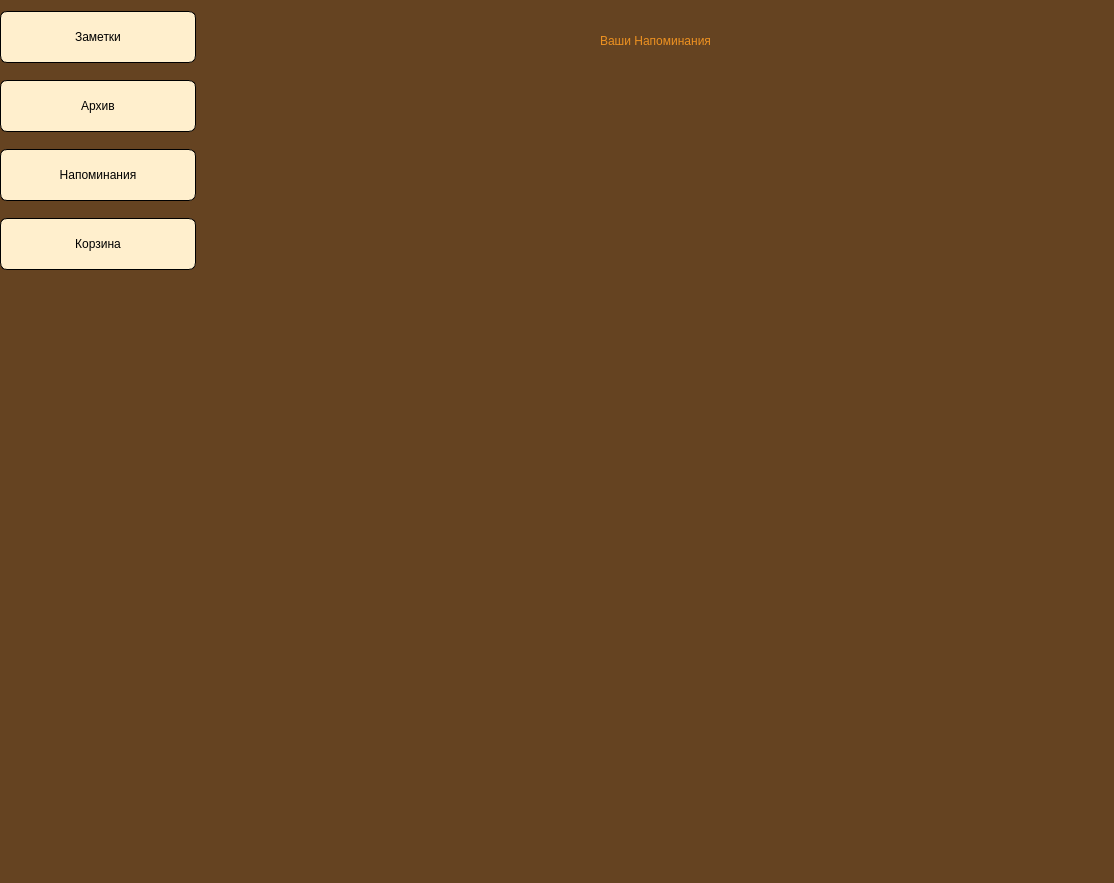
<?xml version="1.0" encoding="UTF-8"?>
<ui version="4.0">
 <class>MainWindow</class>
 <widget class="QMainWindow" name="MainWindow">
  <property name="geometry">
   <rect>
    <x>0</x>
    <y>0</y>
    <width>1114</width>
    <height>883</height>
   </rect>
  </property>
  <property name="windowTitle">
   <string>MainWindow</string>
  </property>
  <property name="styleSheet">
   <string notr="true">background-color: rgb(101, 67, 33);</string>
  </property>
  <widget class="QWidget" name="centralwidget">
   <widget class="QWidget" name="layoutWidget">
    <property name="geometry">
     <rect>
      <x>0</x>
      <y>0</y>
      <width>196</width>
      <height>281</height>
     </rect>
    </property>
    <layout class="QVBoxLayout" name="verticalLayout">
     <item>
      <widget class="QPushButton" name="Main_Page_butt">
       <property name="mouseTracking">
        <bool>false</bool>
       </property>
       <property name="acceptDrops">
        <bool>true</bool>
       </property>
       <property name="layoutDirection">
        <enum>Qt::LayoutDirection::LeftToRight</enum>
       </property>
       <property name="styleSheet">
        <string notr="true">border: 1px solid rgb(0,0,0);background-color: rgb(255, 239, 205);border-radius: 7px;
font: 15pt &quot;Arial&quot;;height: 50px;</string>
       </property>
       <property name="text">
        <string>Заметки</string>
       </property>
       <property name="icon">
        <iconset>
         <normaloff>../../Downloads/notes_24dp_FILL0_wght400_GRAD0_opsz24.svg</normaloff>../../Downloads/notes_24dp_FILL0_wght400_GRAD0_opsz24.svg</iconset>
       </property>
       <property name="iconSize">
        <size>
         <width>24</width>
         <height>24</height>
        </size>
       </property>
      </widget>
     </item>
     <item>
      <widget class="QPushButton" name="Archive_butt">
       <property name="styleSheet">
        <string notr="true">border: 1px solid rgb(0,0,0);background-color: rgb(255, 239, 205);border-radius: 7px;
font: 15pt &quot;Arial&quot;;height: 50px</string>
       </property>
       <property name="text">
        <string>Архив</string>
       </property>
       <property name="icon">
        <iconset>
         <normaloff>icons/archive_FILL0_wght400_GRAD0_opsz24.svg</normaloff>icons/archive_FILL0_wght400_GRAD0_opsz24.svg</iconset>
       </property>
       <property name="iconSize">
        <size>
         <width>24</width>
         <height>24</height>
        </size>
       </property>
      </widget>
     </item>
     <item>
      <widget class="QPushButton" name="Remind_butt">
       <property name="styleSheet">
        <string notr="true">border: 1px solid rgb(0,0,0);background-color: rgb(255, 239, 205);border-radius: 7px;
font: 15pt &quot;Arial&quot;;height: 50px</string>
       </property>
       <property name="text">
        <string>Напоминания</string>
       </property>
       <property name="icon">
        <iconset>
         <normaloff>icons/notifications_FILL0_wght400_GRAD0_opsz24.svg</normaloff>icons/notifications_FILL0_wght400_GRAD0_opsz24.svg</iconset>
       </property>
       <property name="iconSize">
        <size>
         <width>24</width>
         <height>24</height>
        </size>
       </property>
      </widget>
     </item>
     <item>
      <widget class="QPushButton" name="Trash_butt">
       <property name="styleSheet">
        <string notr="true">border: 1px solid rgb(0,0,0);background-color: rgb(255, 239, 205);border-radius: 7px;
font: 15pt &quot;Arial&quot;;height: 50px</string>
       </property>
       <property name="text">
        <string>Корзина</string>
       </property>
       <property name="icon">
        <iconset>
         <normaloff>icons/delete_black_24dp.svg</normaloff>icons/delete_black_24dp.svg</iconset>
       </property>
       <property name="iconSize">
        <size>
         <width>24</width>
         <height>24</height>
        </size>
       </property>
       <property name="autoRepeat">
        <bool>false</bool>
       </property>
      </widget>
     </item>
    </layout>
   </widget>
   <widget class="QWidget" name="verticalLayoutWidget">
    <property name="geometry">
     <rect>
      <x>360</x>
      <y>20</y>
      <width>591</width>
      <height>41</height>
     </rect>
    </property>
    <layout class="QVBoxLayout" name="verticalLayout_2">
     <item>
      <widget class="QLabel" name="label_text_ur_rems">
       <property name="styleSheet">
        <string notr="true">border-radius: 7px;
font: 20pt &quot;Arial&quot;; justify: left; color: rgb(237,145,33)</string>
       </property>
       <property name="text">
        <string>Ваши Напоминания</string>
       </property>
       <property name="alignment">
        <set>Qt::AlignmentFlag::AlignCenter</set>
       </property>
      </widget>
     </item>
    </layout>
   </widget>
  </widget>
 </widget>
 <resources>
  <include location="res-rc.qrc"/>
 </resources>
 <connections/>
</ui>
